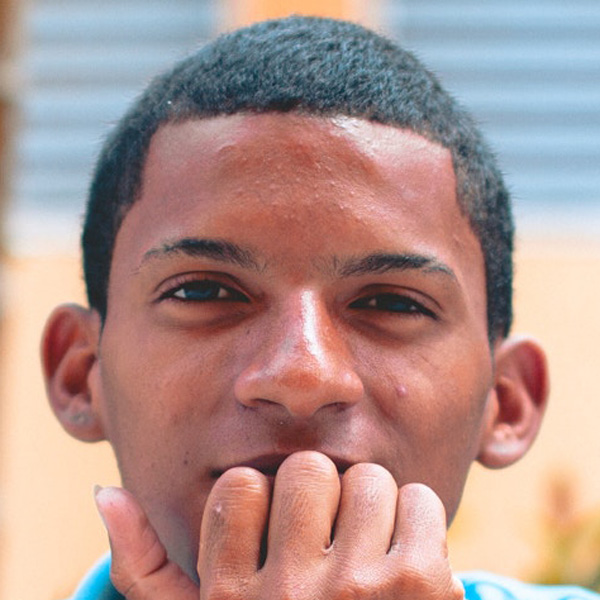
#> input picture data/real_and_fake_face/training_real/real_00017.jpg, 600 x 600 px, found by its file name; its folder holds only this picture in this run
$ python main.py
#> lines starting #> are read from the running program, lines starting #| are printed output that depends on the picture
### face_recog/prepare_training_data.py
import os
from cv2 import cv2
import detect_face
def prepare_training_data(data_folder_path):
    dirs = os.listdir(data_folder_path)
    faces = []
    for image_name in dirs:
        image_path = data_folder_path + "/" + image_name
        image = cv2.imread(image_path)
#> image is the input picture: shape (600, 600, 3); mean B, G, R 142, 147.4, 177.4
        cv2.imshow("Training on image...",image)
        cv2.waitKey(100)
        face,rect = detect_face.detect_face(image)
        if face is not None:
            faces.append(face)
        cv2.destroyAllWindows()
        cv2.waitKey(1)
        cv2.destroyAllWindows()
        return faces

### face_recog/detect_face.py
from cv2 import cv2
def detect_face(img):
    gray = cv2.cvtColor(img, cv2.COLOR_BGR2GRAY)
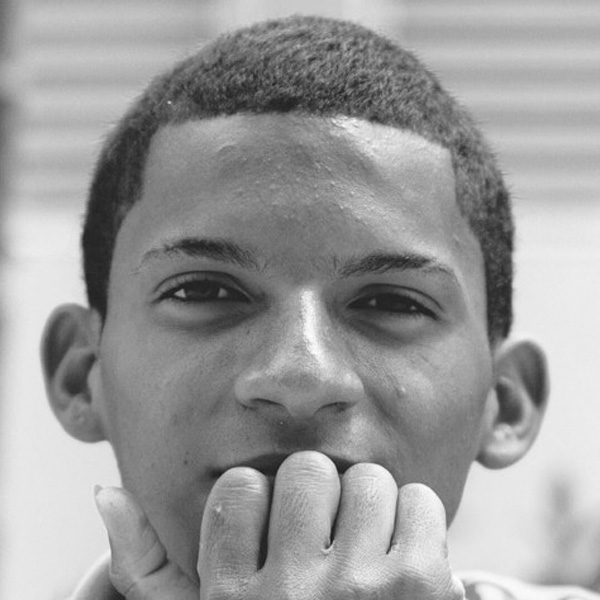
#> gray: shape (600, 600); min 20, max 255, mean 155.8
#> (the run stopped early here; a loop or call above may not have finished)

$ run again, on data/real_and_fake_face/training_real/real_00075.jpg
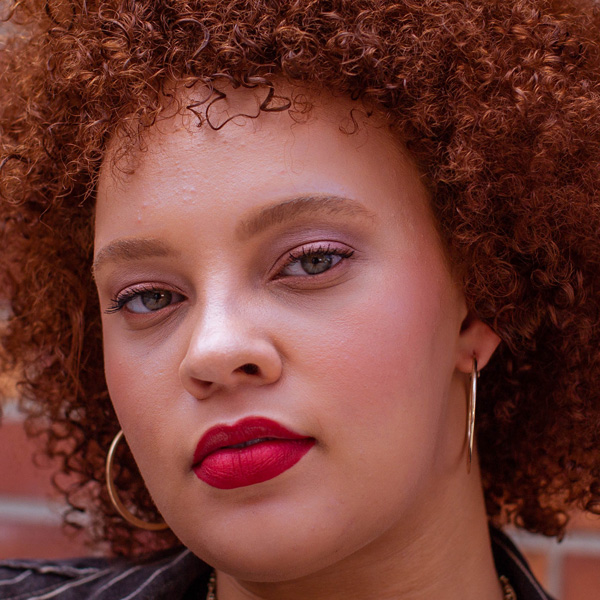
#> input picture data/real_and_fake_face/training_real/real_00075.jpg, 600 x 600 px, found by its file name
#> in prepare_training_data, image is the input picture: shape (600, 600, 3); mean B, G, R 54.3, 62.3, 116.7
#> in detect_face, `gray = cv2.cvtColor(img, cv2.COLOR_BGR2GRAY)`:
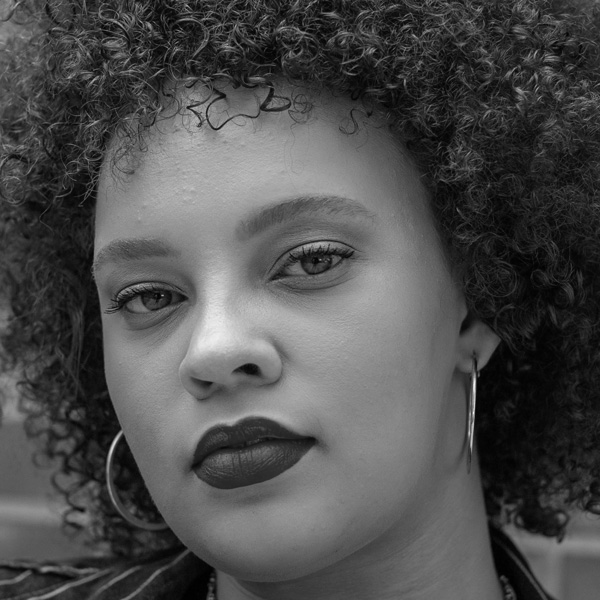
#> gray: shape (600, 600); min 0, max 244, mean 77.6

$ run again, on data/real_and_fake_face/training_real/real_00085.jpg
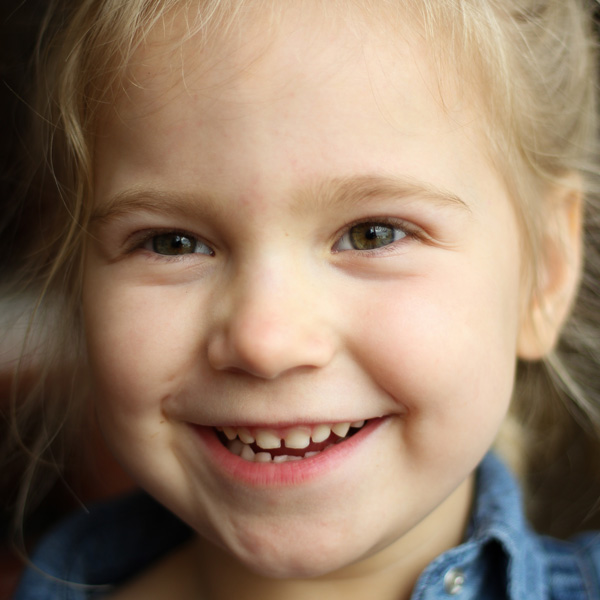
#> input picture data/real_and_fake_face/training_real/real_00085.jpg, 600 x 600 px, found by its file name
#> in prepare_training_data, image is the input picture: shape (600, 600, 3); mean B, G, R 105.2, 126.2, 150.2
#> in detect_face, `gray = cv2.cvtColor(img, cv2.COLOR_BGR2GRAY)`:
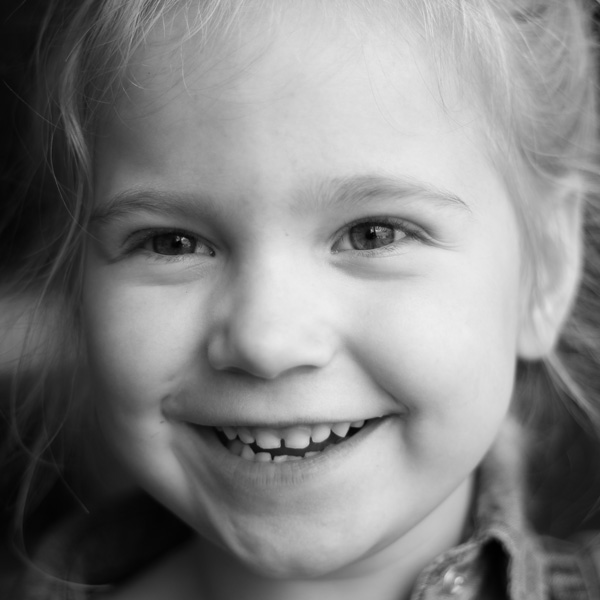
#> gray: shape (600, 600); min 0, max 238, mean 131

$ run again, on data/real_and_fake_face/training_real/real_00091.jpg
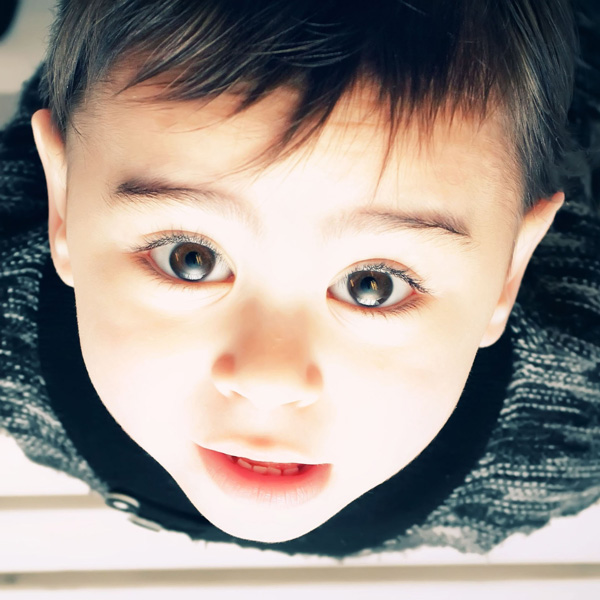
#> input picture data/real_and_fake_face/training_real/real_00091.jpg, 600 x 600 px, found by its file name
#> in prepare_training_data, image is the input picture: shape (600, 600, 3); mean B, G, R 140.3, 146.2, 155.4
#> in detect_face, `gray = cv2.cvtColor(img, cv2.COLOR_BGR2GRAY)`:
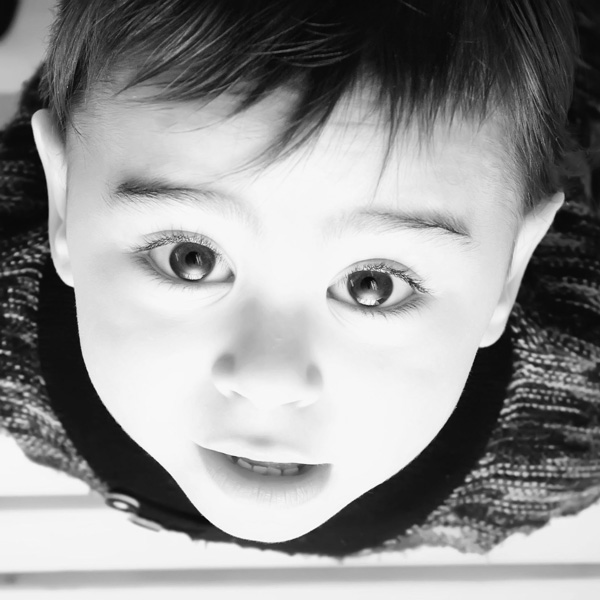
#> gray: shape (600, 600); min 5, max 253, mean 148.3

$ run again, on data/real_and_fake_face/training_real/real_00029.jpg
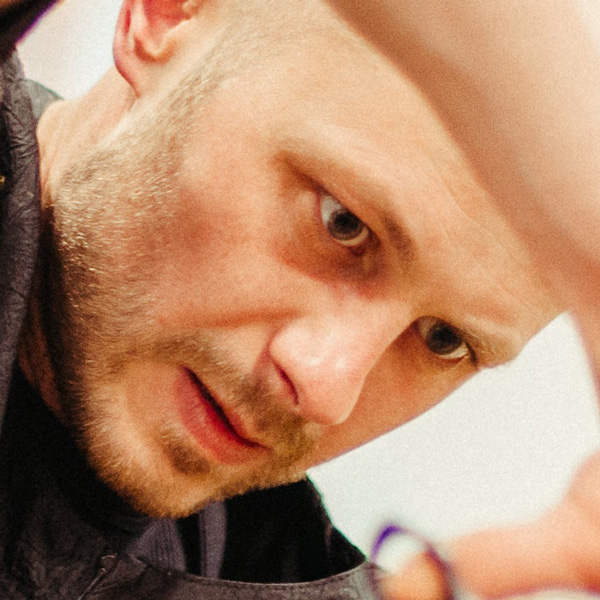
#> input picture data/real_and_fake_face/training_real/real_00029.jpg, 600 x 600 px, found by its file name
#> in prepare_training_data, image is the input picture: shape (600, 600, 3); mean B, G, R 108.7, 138.1, 181.5
#> in detect_face, `gray = cv2.cvtColor(img, cv2.COLOR_BGR2GRAY)`:
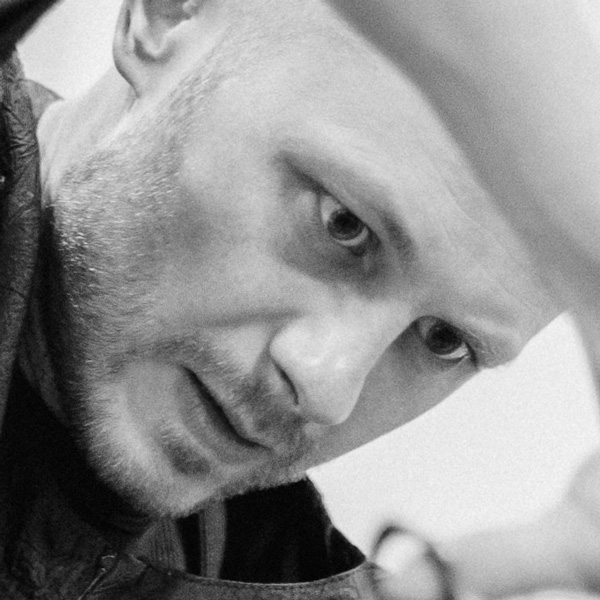
#> gray: shape (600, 600); min 0, max 248, mean 147.8
